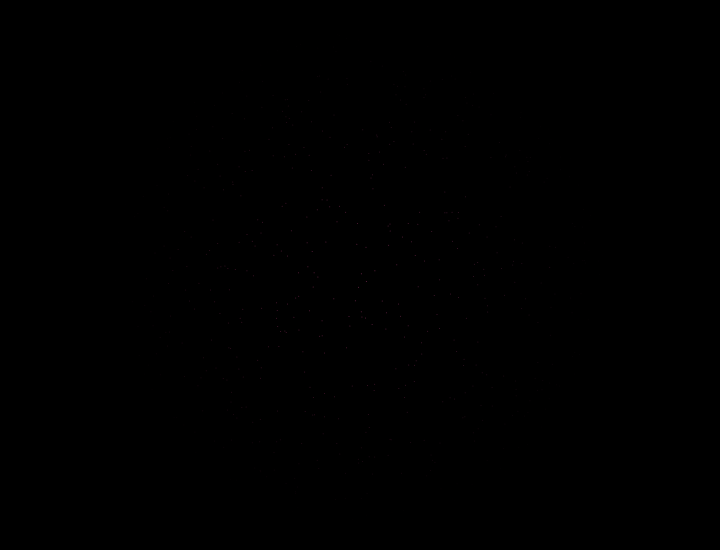
Frame 1 (no input)
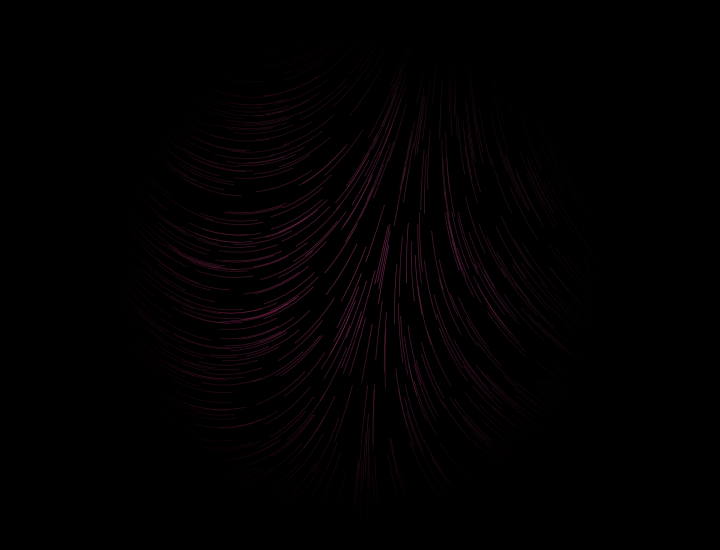
Frame 60 (no input)
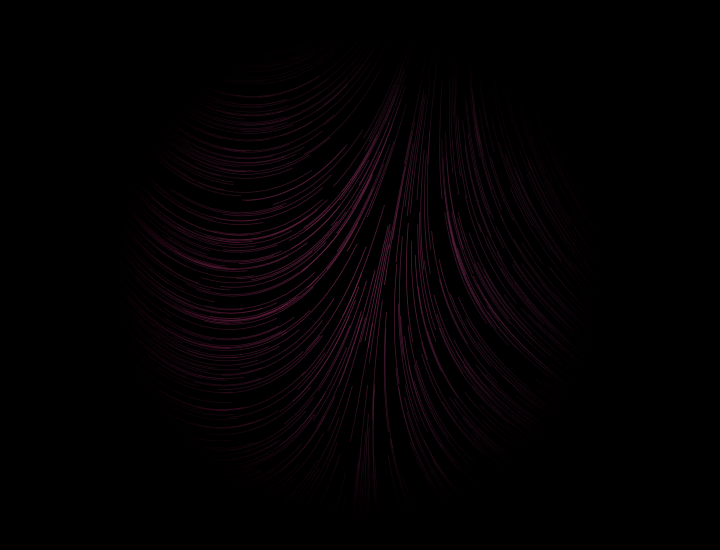
Frame 120 (the mouse pressed at the canvas centre since frame 60)

The p5.js sketch that drew these frames (run headless with seeded random() and noise() and a simulated clock; from frame 60 on, the mouse is pressed at the canvas centre):

// p5.js sketch
// ── sketch.js
var points = []
var multipl = 0.008
var density = 40

var r1 
var r2
var g1
var g2
var b1
var b2
var nDet = 1

function setup() {
  createCanvas(720, 550);
  background(0);
  angleMode(DEGREES)
  noiseDetail(nDet)

  var space = width / density

  for (let x = 0; x < width; x += space) {
    for (let y = 0; y < height; y += space) {
      var vector = createVector(x + random(-50, 50), y + random(-50, 50))
      points.push(vector)
    }
  }

  r1 = random(255)
  r2 = random(255)
  g1 = random(255)
  g2 = random(255)
  b1 = random(255)
  b2 = random(255)
  multipl = random(0.001, 0.01)
  density = random(10, 100)
  nDet = random(1, 100)
}

function draw() {
  noStroke()


  for (let i = 0; i < points.length; i++) {
    var r = map(points[i].x, 0, width, r1, r2)
    var g = map(points[i].y, 0, height, g1, g2)
    var b = map(points[i].x, 0, width, b1, b2)
    var alpha = map(dist(width / 2, height / 2, points[i].x, points[i].y), 0, 250, 250, 0)
    fill(r, g, b, alpha)

    var angle = map(noise(points[i].x * multipl, points[i].y * multipl),     0 , 1, 0, 720)

    points[i].add(createVector(cos(angle), sin(angle)))

    if (dist(width / 2, height / 2, points[i].x, points[i].y) < 250) {
       ellipse(points[i].x, points[i].y, 1) 
    }
  }
}

// ── Sketch2.js
//Updated version, maybe bit buggy but do what i whant
var points = []
var multipl = 0.008
var density = 50

var r1 
var r2
var g1
var g2
var b1
var b2
var nDet = 10

function setup() {
  // blendMode(OVERLAY)
  var width = windowWidth
  var height = windowHeight
  createCanvas(width, height);
  background(0);
  angleMode(DEGREES)
  noiseDetail(nDet)

  var space = width / density

  for (let x = 0; x < width; x += space) {
    for (let y = 0; y < height; y += space) {
      var vector = createVector(x + random(-50, 50), y + random(-50, 50))
      points.push(vector)
    }
  }

  r1 = random(255)
  r2 = random(255)
  g1 = random(255)
  g2 = random(255)
  b1 = random(255)
  b2 = random(255)
  multipl = random(0.0001, 0.01)
  density = random(10, 100)
  nDet = random(1, 10)
}
function draw() {
  firstLayer()
  
  secondLayer()
  secondLayer()
  secondLayer()
  secondLayer()
  // noLoop()
}

function firstLayer() {
  noStroke()

  for (let i = 0; i < points.length; i++) {
    // multipl = random(0.0001, 0.1)
    let r = map(points[i].x, 0, width, r1, r2)
    let g = map(points[i].y, 0, height, g1, g2)
    let b = map(points[i].x, 0, width, b1, b2)
    let alpha = map(dist(width / 2, height / 2, points[i].x, points[i].y), 0, 250, 250, 0)
    fill(r, g, b, alpha)
    // fill(255)

    let angle = map(noise(points[i].x * multipl, points[i].y * multipl), 0 , 1, 0, 720)

    // points[i].add(createVector(cos(angle), sin(angle)))
    points[i].add(createVector(sin(angle), cos(angle)))

    ellipse(points[i].x, points[i].y, 1) 
  }
}

function secondLayer() {
  noStroke()
  var points2 = points
  for (let i = 0; i < points2.length; i++) {
    // multipl = random(0.0001, 0.1)
    let r = random(r1,r2)
    let g = random(g1,g2)
    let b = random(b1,b2)
    // let alpha = map(0, 0, 10, 2, 10)
    let alpha = random(2, 10)
    fill(r,g,b, alpha)
    // fill(255)

    let angle = map(noise(points2[i].x * multipl, points2[i].y * multipl), 0 , 1, 0, 720)

    // points[i].add(createVector(cos(angle), sin(angle)))
    points2[i].add(createVector(sin(angle + i), cos(angle - i)))

    ellipse(points2[i].x, points2[i].y, 1) 
  }
}

function mouseClicked() {

  r1 = 233
  r2 = 233
  g1 = 23
  g2 = 23
  b1 = 23
  b2 = 23
}

// function keyPressed() {
//   if (keyCode === 83) { // if "s" is pressed
//     saveForPrint("sketch.jpg", "A3", 300);
//   }
// }
